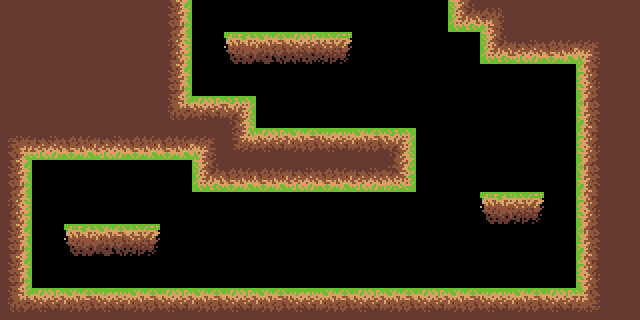

Tiled map render using the project's own tile images. Description and the whole map definition, tile-layer contents included, below:
An orthogonal 20x10 tile map with 32x32 px tiles, 1 tile layer (Tile Layer 1) and 11 objects.

<map version="1.0" orientation="orthogonal" renderorder="right-up" width="20" height="10" tilewidth="32" tileheight="32" nextobjectid="15">
 <tileset firstgid="1" name="ground" tilewidth="32" tileheight="32" tilecount="70" columns="10">
  <image source="../../Tilemaps/ground_sprites.png" width="320" height="224" />
 </tileset>
 <layer name="Tile Layer 1" width="20" height="10">
  <data encoding="csv">
1,1,1,1,1,21,0,0,0,0,0,0,0,0,19,20,70,70,70,70,
61,61,61,61,61,31,0,33,34,37,38,0,0,0,0,19,8,7,9,70,
61,61,61,61,61,41,0,0,0,0,0,0,0,0,0,0,0,0,30,70,
61,70,70,70,70,51,63,52,0,0,0,0,0,0,0,0,0,0,40,70,
2,4,3,4,5,5,9,62,63,64,65,66,52,0,0,0,0,0,50,70,
21,0,0,0,0,0,19,5,3,4,5,6,12,0,0,0,0,0,40,70,
31,0,0,0,0,0,0,0,0,0,0,0,0,0,0,33,38,0,50,70,
41,0,33,34,38,0,0,0,0,0,0,0,0,0,0,0,0,0,40,70,
41,0,0,0,0,0,0,0,0,0,0,0,0,0,0,0,0,0,50,70,
51,63,64,65,66,67,68,63,64,65,66,67,68,63,64,65,66,67,69,61
</data>
 </layer>
 <objectgroup name="Colliders">
  <object id="1" x="0" y="0" width="192" height="160" />
  <object id="3" x="192" y="96" width="64" height="96" />
  <object id="4" x="256" y="128" width="160" height="64" />
  <object id="5" x="0" y="160" width="32" height="160" />
  <object id="8" x="32" y="288" width="608" height="32" />
  <object id="9" x="448" y="0" width="192" height="32" />
  <object id="10" x="480" y="32" width="160" height="32" />
  <object id="11" x="576" y="64" width="64" height="192" />
  <object id="12" x="480" y="192" width="64" height="32" />
  <object id="13" x="64" y="224" width="96" height="32" />
  <object id="14" x="224" y="32" width="128" height="32" />
 </objectgroup>
</map>
